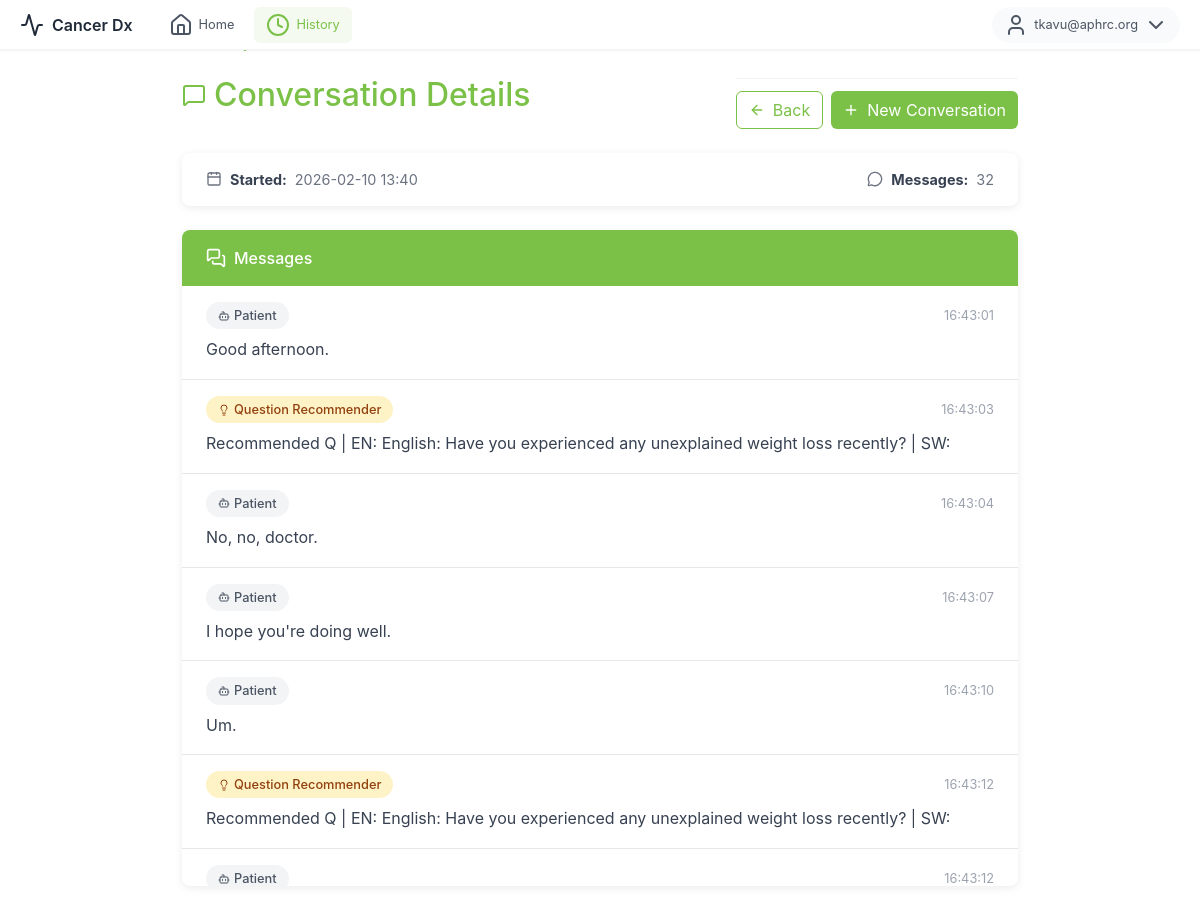
The page /history/c0eff0f2-b287-4903-9698-ae5c6386ba6f (signed in) on the database its author committed.
### models.py (models this page shows, shortened)
class User(Base):
    __tablename__ = "users"
    id = Column(Integer, primary_key=True)
    email = Column(String(255), unique=True, nullable=False, index=True)
    username = Column(String(64), unique=True, nullable=True, index=True)
    password_hash = Column(String(255), nullable=False)
    is_active = Column(Boolean, default=True, nullable=False)
    email_verified = Column(Boolean, default=False, nullable=False)
    created_at = Column(DateTime, default=datetime.utcnow, nullable=False)
    roles = relationship("Role", secondary=user_roles, back_populates="users", lazy="joined")
    @property
    def is_authenticated(self): return True

class Conversation(Base):
    __tablename__ = "conversations"
    id = Column(String, primary_key=True)               # uuid string
    created_at = Column(DateTime, default=datetime.utcnow, nullable=False)
    owner_user_id = Column(Integer, ForeignKey("users.id"), index=True, nullable=True)
    patient_id = Column(Integer, ForeignKey("patients.id"), index=True, nullable=True)
    messages = relationship(
        "Message",
        back_populates="conversation",
        cascade="all, delete-orphan",
        order_by="Message.created_at.asc()",
    )
    patient = relationship(
        "Patient",
        back_populates="conversations",
        lazy="select",
    )

class Message(Base):
    __tablename__ = "messages"
    id = Column(String, primary_key=True)               # uuid string
    conversation_id = Column(String, ForeignKey("conversations.id"), index=True, nullable=False)
    role = Column(String, index=True)                   # patient|clinician|listener|Question Recommender
    type = Column(String, default="message")            # message|question_recommender
    message = Column(Text, nullable=True)
    timestamp = Column(String, nullable=True)           # "HH:MM:SS"
    created_at = Column(DateTime, default=datetime.utcnow, nullable=False)
    conversation = relationship("Conversation", back_populates="messages")

### app.py (the view)
@app.route("/history/<conversation_id>")
@login_required
def history_detail_page(conversation_id):
    c = get_conversation_if_owned_by(conversation_id, current_user.id)
    if c is None:
        return "Not found or access denied", 404
    msgs = get_conversation_messages(conversation_id)
    plabels = _patient_labels_for_current_user()
    pid = c.patient_id if c.patient_id is not None else (c.patient.id if getattr(c, "patient", None) else None)
    patient_label = plabels.get(int(pid)) if pid is not None else None
    if pid is not None and not patient_label:
        patient_label = "Patient"
    return render_template(
        "history_detail.html",
        conversation_id=conversation_id,
        created_at=c.created_at,
        patient_label=patient_label,
        patient_id=pid,
        messages=msgs,
    )

### app.py (called while the page is built)
def _patients_display_order():
    patients = list_patients_for_user(current_user.id)
    return sorted(patients, key=lambda p: p.id)

def _patient_labels_for_current_user():
    ordered = _patients_display_order()
    return {p.id: f"Patient {i + 1}" for i, p in enumerate(ordered)}

### auth.py (called while the page is built)
@login_manager.user_loader
def load_user(user_id):
    db = SessionLocal()
    try:
        return db.get(User, int(user_id))
    finally:
        db.close()

### models.py (called while the page is built)
def get_conversation_if_owned_by(conversation_id: str, user_id: int):
    db = SessionLocal()
    try:
        c = (
            db.query(Conversation)
            .options(joinedload(Conversation.patient))
            .filter(
                Conversation.id == conversation_id,
                Conversation.owner_user_id == user_id,
            )
            .first()
        )
        return c
    finally:
        db.close()

def list_patients_for_user(clinician_id: int):
    db = SessionLocal()
    try:
        return (
            db.query(Patient)
            .filter(Patient.clinician_id == clinician_id)
            .order_by(Patient.created_at.desc())
            .all()
        )
    finally:
        db.close()

def get_conversation_messages(conversation_id: str):
    db = SessionLocal()
    try:
        return (
            db.query(Message)
            .filter(Message.conversation_id == conversation_id)
            .order_by(Message.created_at.asc())
            .all()
        )
    finally:
        db.close()

### templates/history_detail.html (shortened to what this page needs)
{% extends "base.html" %}
{% block content %}
<div class="top-menu">
  <div class="menu-left">
    <div class="logo">
      <i data-lucide="activity"></i>
      <span>Cancer Dx</span>
    </div>
    <nav class="nav-links">
      <a href="{{ url_for('index') }}" class="nav-link">
        <i data-lucide="home"></i>
        <span>Home</span>
      </a>
      <a href="{{ url_for('history_page') }}" class="nav-link active">
        <i data-lucide="clock"></i>
        <span>History</span>
      </a>
    </nav>
  </div>
  <div class="menu-right">
    {% if current_user.is_authenticated %}
    <div class="user-dropdown">
      <button class="user-btn" id="userDropdownBtn">
        <i data-lucide="user"></i>
        <span>{{ current_user.email }}</span>
        <i data-lucide="chevron-down"></i>
      </button>
    </div>
    {% else %}
    <a href="{{ url_for('index') }}" class="btn btn-login">
      <i data-lucide="log-in"></i>
      <span>Login</span>
    </a>
    {% endif %}
  </div>
</div>
<div class="detail-container">
  <div class="breadcrumb-nav">
    <a href="{{ url_for('history_page') }}">
    </a>
    <span class="separator">/</span>
    <span class="current">Conversation</span>
  </div>
  <div class="detail-header d-flex justify-content-between align-items-center flex-wrap gap-2">
    <h2>
      <i data-lucide="message-square"></i>
      Conversation Details
    </h2>
    <div class="action-buttons">
      <a href="{{ url_for('history_page') }}" class="btn btn-back">
        <i data-lucide="arrow-left" style="width:16px;height:16px"></i> Back
      </a>
      {% set new_url = url_for('new_conversation', patient_id=patient_id) if patient_id else url_for('new_conversation') %}
      <a href="{{ new_url }}" class="btn btn-new">
        <i data-lucide="plus" style="width:16px;height:16px"></i> New Conversation
      </a>
    </div>
  </div>
  <div class="info-card">
    <div class="info-item">
      <i data-lucide="calendar" style="width:16px;height:16px"></i>
      <strong>Started:</strong>
      <span>{{ created_at.strftime('%Y-%m-%d %H:%M') if created_at else '—' }}</span>
    </div>
    <div class="info-item">
      <i data-lucide="message-circle" style="width:16px;height:16px"></i>
      <strong>Messages:</strong>
      <span>{{ messages|length }}</span>
    </div>
  </div>
  <div class="messages-card">
    <div class="messages-header">
      <i data-lucide="messages-square" style="width:20px;height:20px"></i>
      Messages
    </div>
    <div class="messages-list">
      {% for m in messages %}
      <div class="message-item">
        <div class="message-meta">
          <span class="role-badge
            {% if m.role == 'patient' %}role-patient
            {% elif m.role == 'clinician' %}role-clinician
            {% elif m.role == 'Question Recommender' or m.type == 'question_recommender' %}role-recommender
            {% else %}role-system{% endif %}">
            {% if m.role == 'patient' %}
              <i data-lucide="user" style="width:12px;height:12px"></i>
            {% elif m.role == 'clinician' %}
              <i data-lucide="stethoscope" style="width:12px;height:12px"></i>
            {% elif m.role == 'Question Recommender' or m.type == 'question_recommender' %}
              <i data-lucide="lightbulb" style="width:12px;height:12px"></i>
            {% else %}
              <i data-lucide="bot" style="width:12px;height:12px"></i>
            {% endif %}
            {{ m.role or 'message' }}
          </span>
          <span class="message-time">
            {{ m.timestamp or (m.created_at.strftime('%Y-%m-%d %H:%M') if m.created_at else '') }}
          </span>
        </div>
        <div class="message-content">{{ m.message or '—' }}</div>
      </div>
      {% else %}
      <div class="empty-messages">
        <i data-lucide="message-square-off" style="width:48px;height:48px;color:#9ca3af"></i>
        <p class="mt-3">No messages in this conversation.</p>
      </div>
      {% endfor %}
    </div>
  </div>
</div>
{% endblock %}

### static/css/style.css (style rules this page uses)
:root { --primary-green: #7bc148; --primary-green-light: #c8e6a5; --primary-green-bg: rgba(123, 193, 72, 0.08); --primary-green-border: rgba(123, 193, 72, 0.3); --accent-orange: #f97316; --accent-orange-light: #fde5cc; --accent-orange-bg: #fef9f3; --gray-50: #f9fafb; --gray-100: #f3f4f6; --gray-200: #e5e7eb; --gray-300: #d1d5db; --gray-400: #9ca3af; --gray-500: #6b7280; --gray-600: #4b5563; --gray-700: #374151; --gray-800: #1f2937; }
* { box-sizing: border-box; }
html, body { height: 100%; margin: 0; padding: 0; overflow: hidden; font-family: -apple-system, BlinkMacSystemFont, 'Segoe UI', Roboto, 'Helvetica Neue', Arial, sans-serif; }
.message-time { font-size: 0.75rem; color: var(--gray-400); }
.action-buttons { display: flex; gap: 8px; padding-top: 12px; margin-top: 8px; border-top: 1px solid var(--gray-100); }
.top-menu { position: fixed; top: 0; left: 0; right: 0; height: 50px; padding: 0 20px; display: flex; align-items: center; justify-content: space-between; z-index: 1000; background: white; border-bottom: 1px solid var(--gray-100); box-shadow: 0 1px 3px rgba(0,0,0,0.05); }
.top-menu .menu-left { display: flex; align-items: center; gap: 24px; }
.top-menu .logo { display: flex; align-items: center; gap: 8px; font-weight: 600; font-size: 1rem; color: var(--gray-800); }
.top-menu .nav-links { display: flex; align-items: center; gap: 8px; }
.top-menu .nav-link { display: flex; align-items: center; gap: 6px; padding: 6px 12px; border-radius: 6px; font-size: 0.8rem; color: var(--gray-600); text-decoration: none; transition: all 0.2s; }
.top-menu .nav-link.active { background: var(--primary-green-bg); color: var(--primary-green); }
.top-menu .menu-right { display: flex; align-items: center; gap: 12px; }
.top-menu .user-dropdown { position: relative; }
.top-menu .user-btn { display: flex; align-items: center; gap: 6px; padding: 6px 12px; background: var(--gray-50); border: none; border-radius: 20px; font-size: 0.8rem; color: var(--gray-600); cursor: pointer; }
.history-container, .detail-container { margin-top: 50px; }

### templates/history_detail.html (style rules this page uses)
.detail-container { max-width: 900px; margin: 0 auto; padding: 2rem; }
.detail-header { margin-bottom: 1.5rem; }
.detail-header h2 { color: var(--primary-green, #7bc148); display: flex; align-items: center; gap: 0.5rem; }
.breadcrumb-nav { display: flex; align-items: center; gap: 0.5rem; margin-bottom: 1rem; font-size: 0.9rem; }
.breadcrumb-nav a { color: var(--primary-green, #7bc148); text-decoration: none; }
.breadcrumb-nav .separator { color: #9ca3af; }
.breadcrumb-nav .current { color: #6b7280; }
.info-card { background: white; border-radius: 8px; box-shadow: 0 2px 8px rgba(0,0,0,0.08); padding: 1rem 1.5rem; margin-bottom: 1.5rem; display: flex; justify-content: space-between; align-items: center; flex-wrap: wrap; gap: 1rem; }
.info-item { display: flex; align-items: center; gap: 0.5rem; color: #6b7280; font-size: 0.9rem; }
.info-item strong { color: #374151; }
.messages-card { background: white; border-radius: 8px; box-shadow: 0 2px 8px rgba(0,0,0,0.08); overflow: hidden; }
.messages-header { background: var(--primary-green, #7bc148); color: white; padding: 1rem 1.5rem; font-weight: 500; display: flex; align-items: center; gap: 0.5rem; }
.messages-list { max-height: 600px; overflow-y: auto; }
.message-item { padding: 1rem 1.5rem; border-bottom: 1px solid #e5e7eb; }
.message-meta { display: flex; justify-content: space-between; align-items: center; margin-bottom: 0.5rem; }
.role-badge { display: inline-flex; align-items: center; gap: 0.25rem; padding: 0.25rem 0.75rem; border-radius: 20px; font-size: 0.8rem; font-weight: 500; }
.role-recommender { background: #fef3c7; color: #92400e; }
.role-system { background: #f3f4f6; color: #4b5563; }
.message-time { font-size: 0.8rem; color: #9ca3af; }
.message-content { color: #374151; line-height: 1.6; }
.btn-new { background: var(--primary-green, #7bc148); color: white; border: none; display: inline-flex; align-items: center; gap: 0.5rem; }
.btn-back { background: transparent; color: var(--primary-green, #7bc148); border: 1px solid var(--primary-green, #7bc148); display: inline-flex; align-items: center; gap: 0.5rem; }
.action-buttons { display: flex; gap: 0.5rem; }

### rows shown on the page
User: email "tkavu@aphrc.org"
Conversation: created_at "2026-02-10 13:40"
Message: type "message" (drawn), role "Patient", timestamp "16:43:01", message "Good afternoon."
Message: role "Question Recommender", timestamp "16:43:03", message "Recommended Q | EN: English: Have you experienced any unexplained weight loss recently? | SW:"
Message: type "message" (drawn), role "Patient", timestamp "16:43:04", message "No, no, doctor."
Message: type "message" (drawn), role "Patient", timestamp "16:43:07", message "I hope you're doing well."
Message: type "message" (drawn), role "Patient", timestamp "16:43:10", message "Um."
Message: role "Question Recommender", timestamp "16:43:12", message "Recommended Q | EN: English: Have you experienced any unexplained weight loss recently? | SW:"
Message: type "message" (drawn), role "Patient", timestamp "16:43:12"

### other values the page prints
{{ messages|length }} "32"
